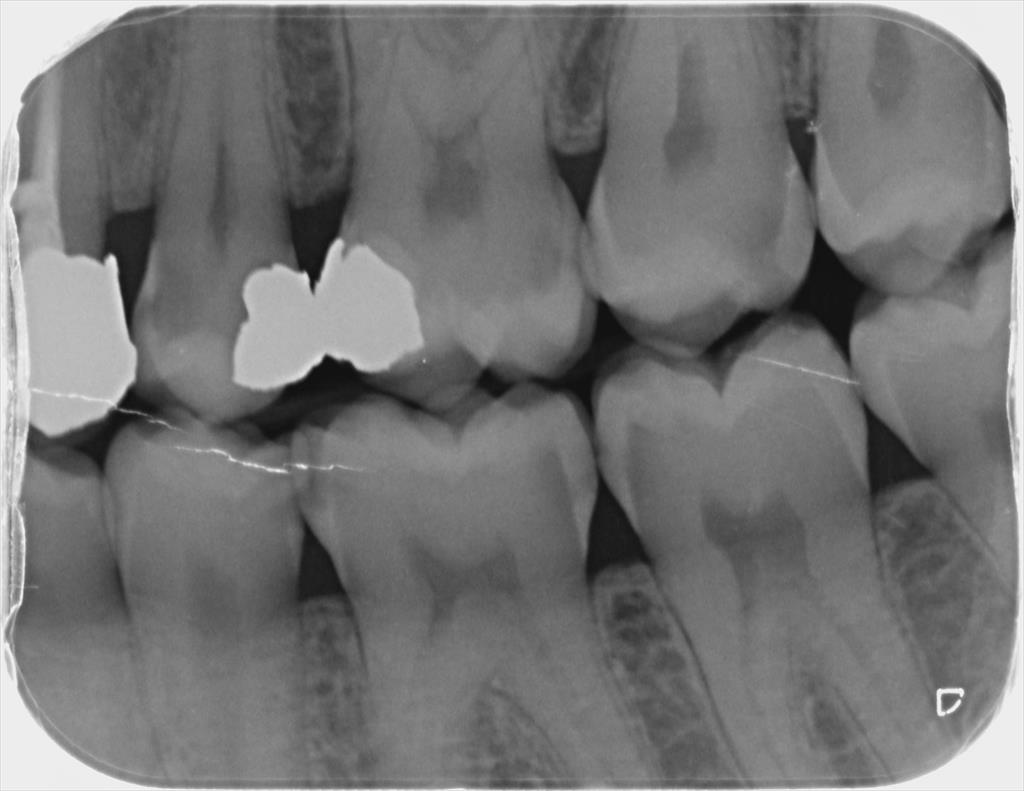
#> input picture Basic level image processing/c11_Filters/Resim18_Bitewing2.jpg, 1024 x 791 px
$ python K11_7_RESIM_Kabartma_Filtresi_3.py
#> lines starting #> are read from the running program, lines starting #| are printed output that depends on the picture
# -*- coding: utf-8 -*-
"""
Created on Wed Apr  3 09:21:46 2024

@author: muozi
"""

import cv2
import numpy as np

# Görüntüyü yükle
img = cv2.imread('Resim18_Bitewing2.jpg')
#> img is the input picture: shape (791, 1024, 3); min 13, max 255, mean 116.5

# Gri tonlamalı hale getir
gray = cv2.cvtColor(img, cv2.COLOR_BGR2GRAY)

# Görüntü boyutları
height, width = gray.shape
#> height = 791; width = 1024

# Ortak bir 128 gri değeri olan bir matris oluştur
y = np.ones((height, width), np.uint8) * 128

# Dört farklı yöne doğru emboss etkisi sağlayan kernel'ları oluştur
kernel_south_to_north = np.array([[1, 1, 1],
                                  [0, 0, 0],
                                  [-1, -1, -1]])

kernel_southeast_to_northwest = np.array([[0, 1, 1],
                                           [-1, 0, 1],
                                           [-1, -1, 0]])

kernel_east_to_west = np.array([[-1, 0, 1],
                                 [-1, 0, 1],
                                 [-1, 0, 1]])

kernel_southwest_to_northeast = np.array([[-1, -1, 0],
                                           [-1, 0, 1],
                                           [0, 1, 1]])

# 45 derece dönüş açısına sahip emboss filtreler oluştur
kernel_southwest_to_northeast_45 = np.array([[-1, -1, 2],
                                             [-1, 2, -1],
                                             [2, -1, -1]])

kernel_northeast_to_southwest_45 = np.array([[2, -1, -1],
                                             [-1, 2, -1],
                                             [-1, -1, 2]])

# Her bir yöne emboss etkisi uygula
output_south_to_north = cv2.filter2D(gray, -1, kernel_south_to_north)
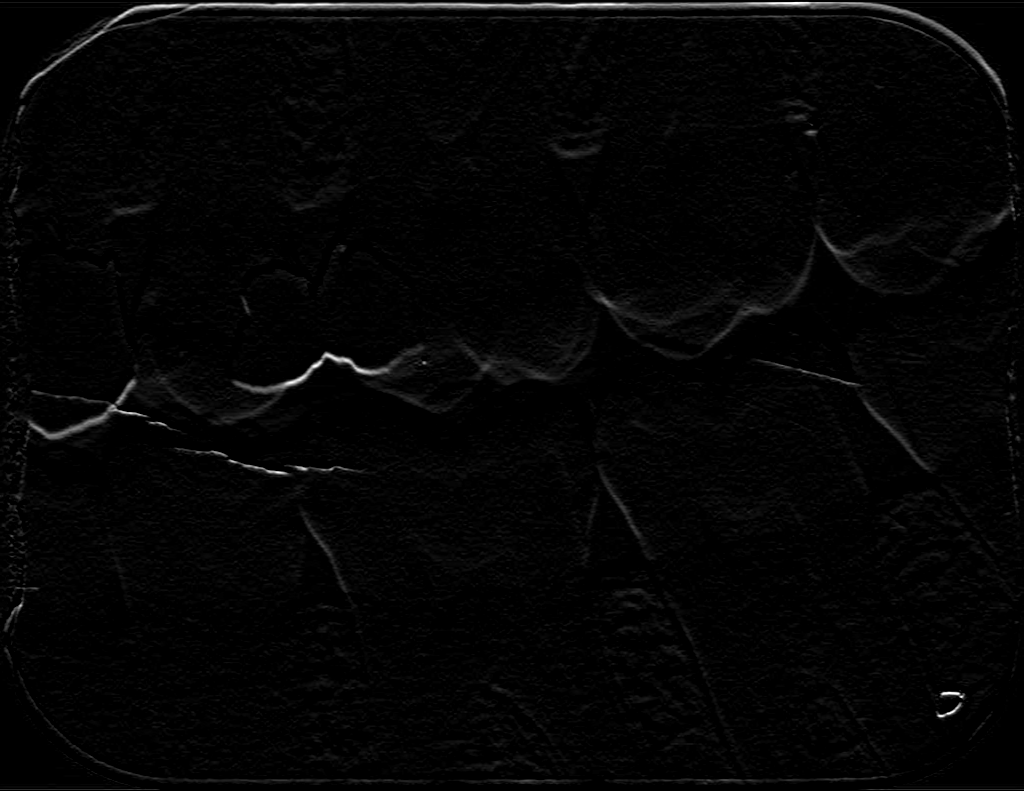
#> output_south_to_north: shape (791, 1024); min 0, max 255, mean 4.5
output_southeast_to_northwest = cv2.filter2D(gray, -1, kernel_southeast_to_northwest)
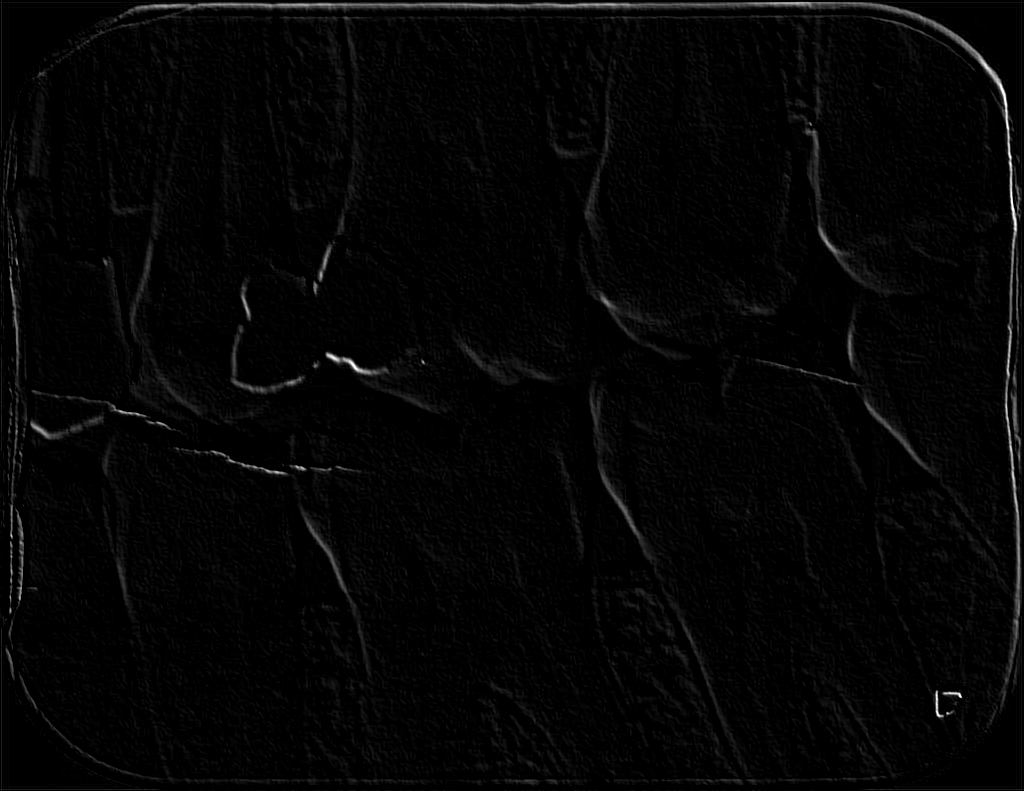
#> output_southeast_to_northwest: shape (791, 1024); min 0, max 255, mean 4.8
output_east_to_west = cv2.filter2D(gray, -1, kernel_east_to_west)
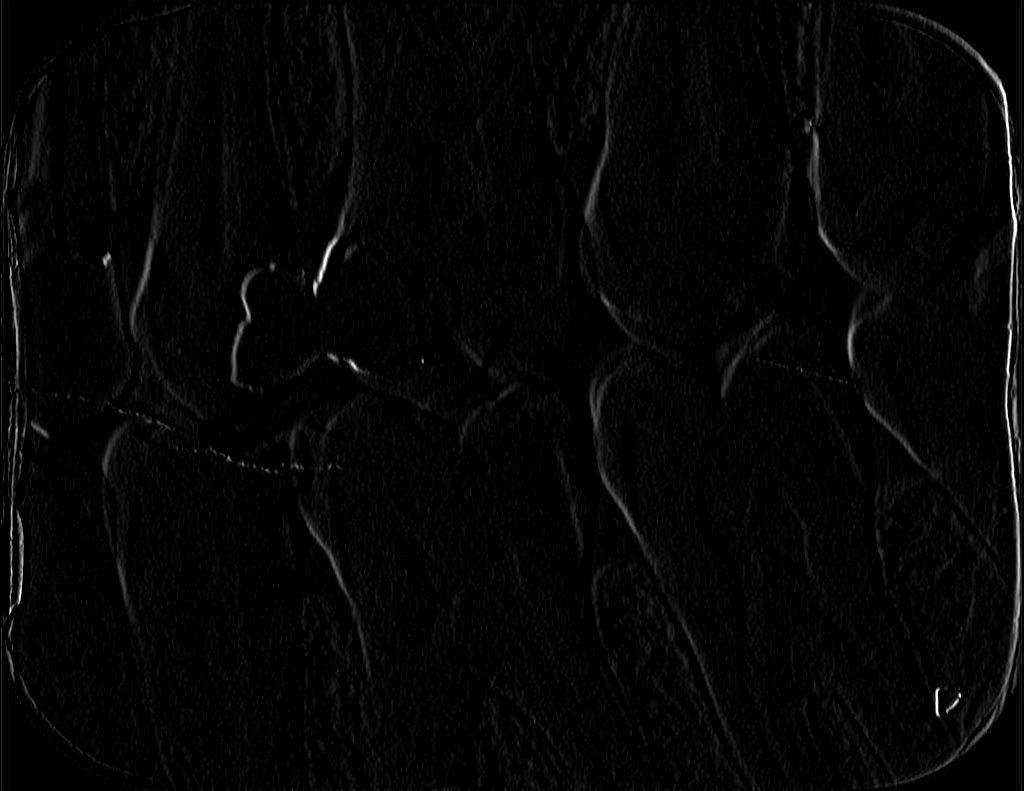
#> output_east_to_west: shape (791, 1024); min 0, max 255, mean 4.9
output_southwest_to_northeast = cv2.filter2D(gray, -1, kernel_southwest_to_northeast)
output_southwest_to_northeast_45 = cv2.filter2D(gray, -1, kernel_southwest_to_northeast_45)
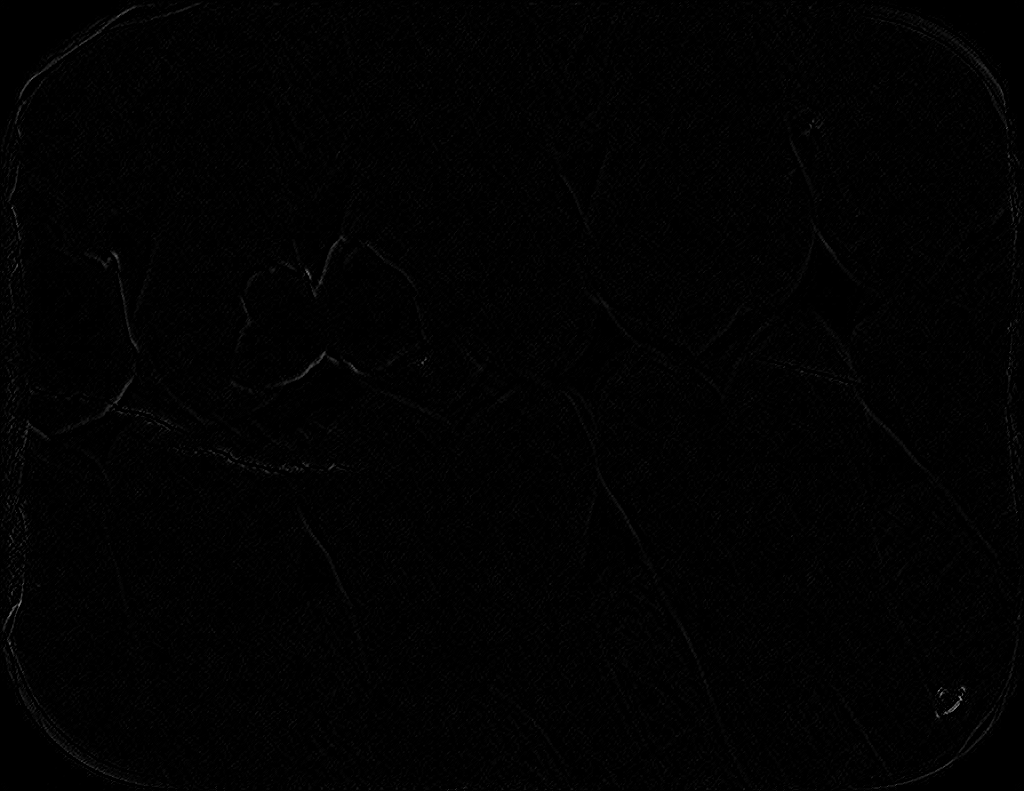
#> output_southwest_to_northeast_45: shape (791, 1024); min 0, max 144, mean 1.7
output_northeast_to_southwest_45 = cv2.filter2D(gray, -1, kernel_northeast_to_southwest_45)

# Her bir emboss sonucunu 128 gri değeri ile ekleyerek birleştir
output = cv2.add(output_south_to_north, y)
output = cv2.add(output, output_southeast_to_northwest)
output = cv2.add(output, output_east_to_west)
output = cv2.add(output, output_southwest_to_northeast)
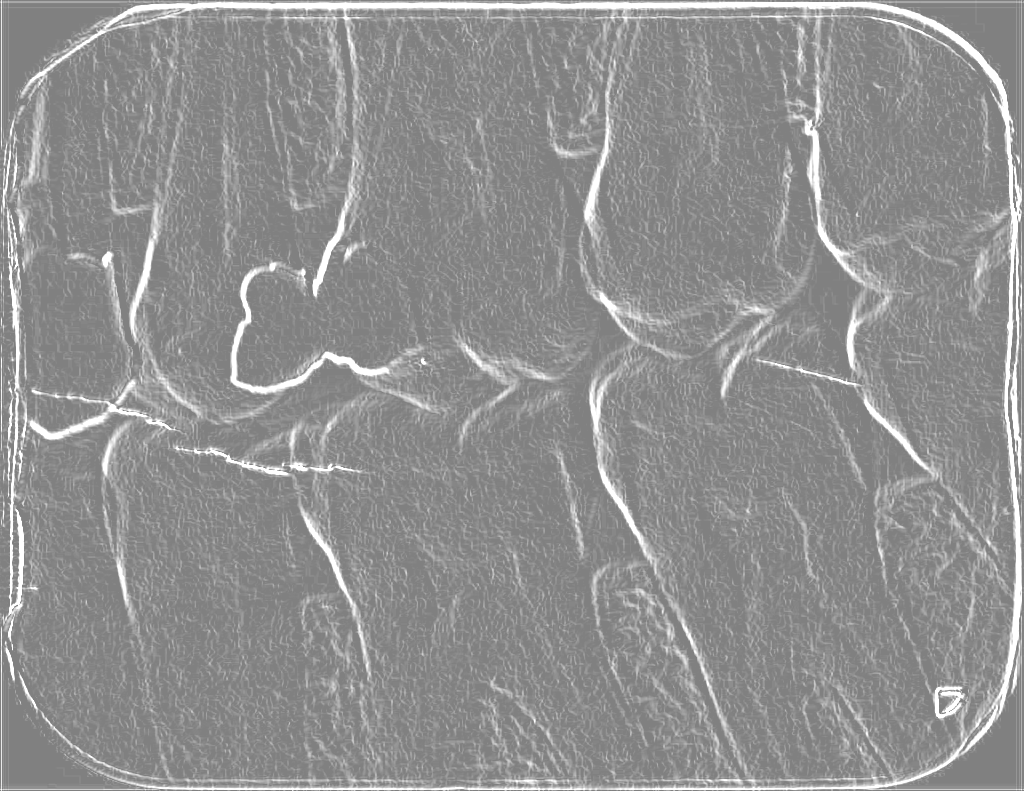
#> output: shape (791, 1024); min 128, max 255, mean 144.5
output = cv2.add(output, output_southwest_to_northeast_45)
output = cv2.add(output, output_northeast_to_southwest_45)

# Görüntüleri göster
cv2.imshow("Image", img)
cv2.imshow("South to North", output_south_to_north)
cv2.imshow("Southeast to Northwest", output_southeast_to_northwest)
cv2.imshow("East to West", output_east_to_west)
cv2.imshow("Southwest to Northeast", output_southwest_to_northeast)
cv2.imshow("Southwest to Northeast 45", output_southwest_to_northeast_45)
cv2.imshow("Northeast to Southwest 45", output_northeast_to_southwest_45)
cv2.imshow("Combined Output", output)
cv2.waitKey(0)
cv2.destroyAllWindows()

$ run again, with Basic level image processing/c11_Filters/Resim17_Bitewing1.jpg copied over Basic level image processing/c11_Filters/Resim18_Bitewing2.jpg
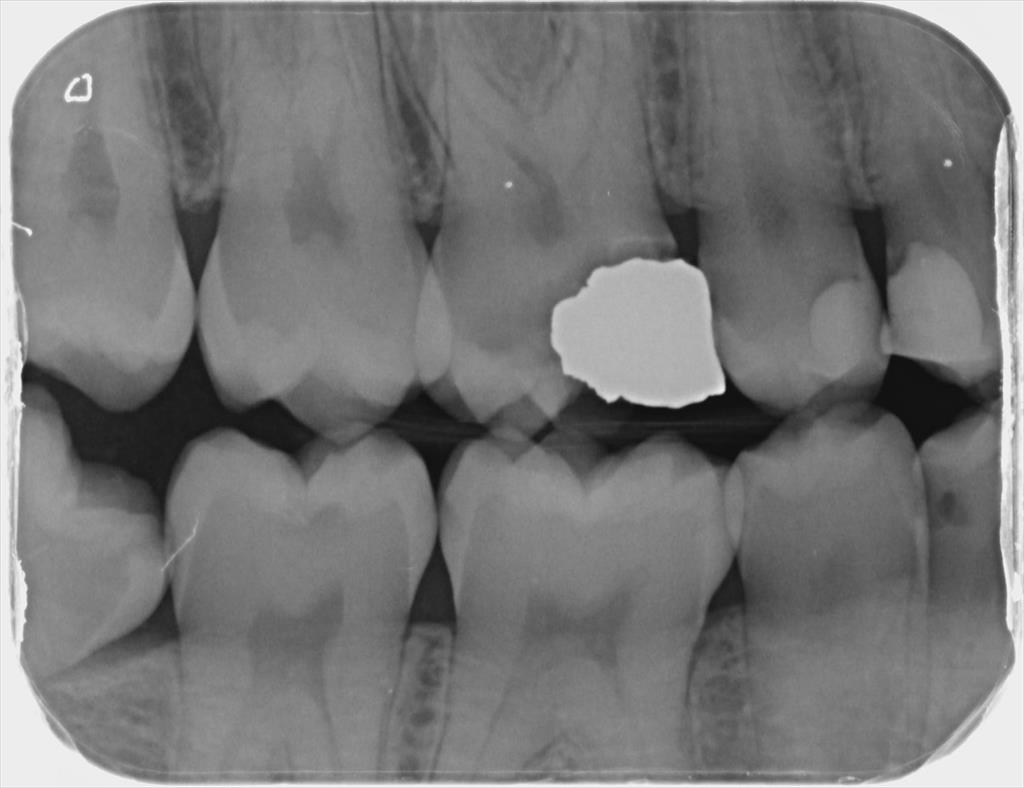
#> input picture Basic level image processing/c11_Filters/Resim17_Bitewing1.jpg, 1024 x 788 px
#> img is the input picture: shape (788, 1024, 3); min 12, max 253, mean 118.6
#> `output_southwest_to_northeast = cv2.filter2D(gray, -1, kernel_southwes..`:
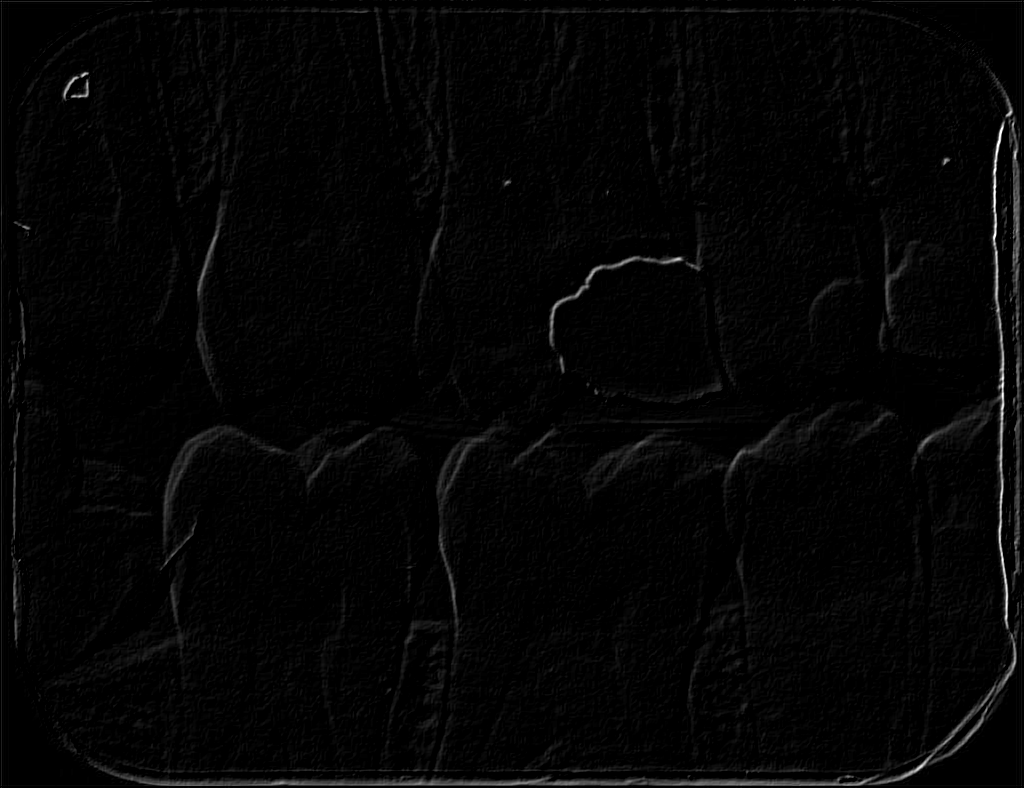
#> output_southwest_to_northeast: shape (788, 1024); min 0, max 255, mean 4.6
#> `output = cv2.add(output, output_southwest_to_northeast)`:
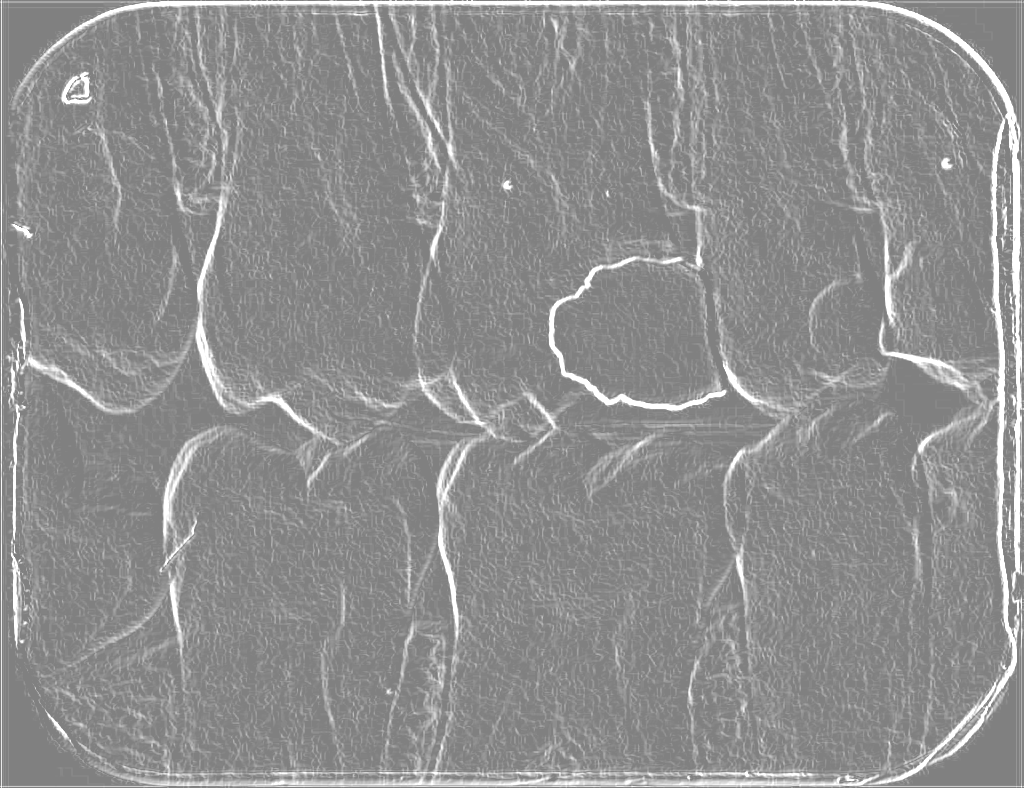
#> output: shape (788, 1024); min 128, max 255, mean 143.6
